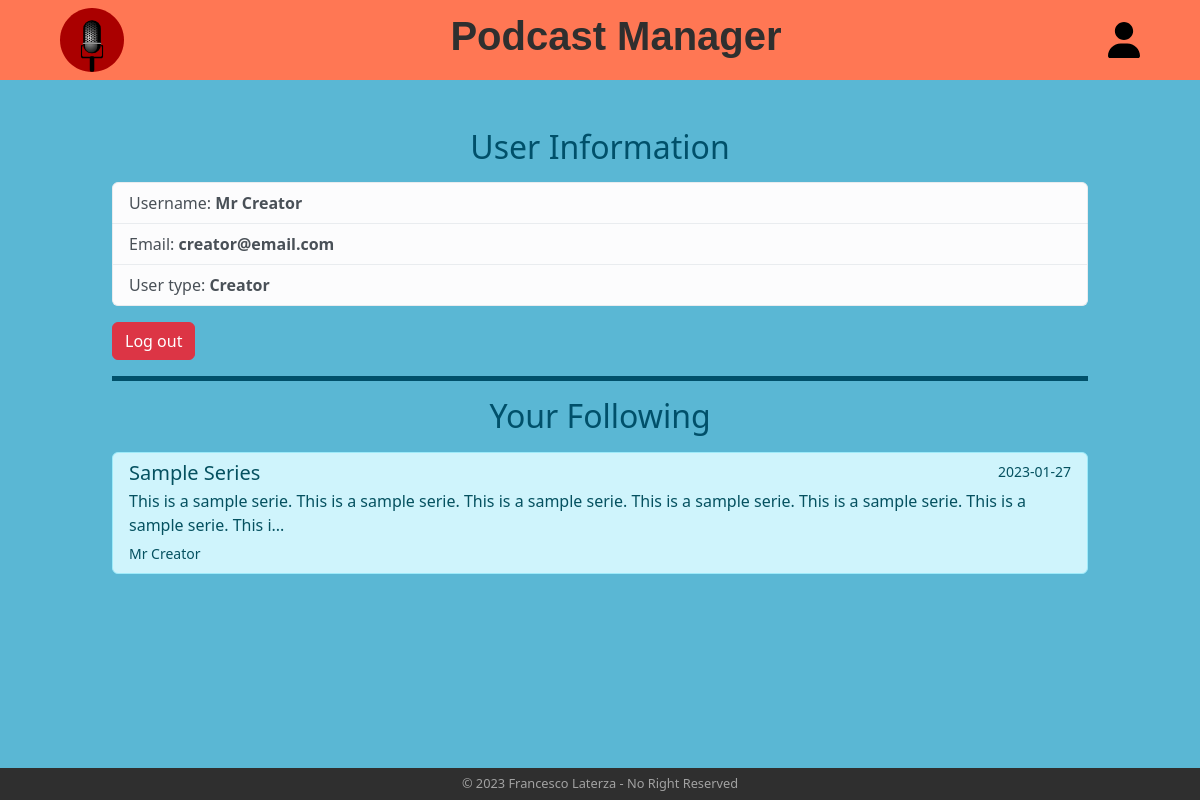
/profile (signed in), run on an earlier commit of the app's database.
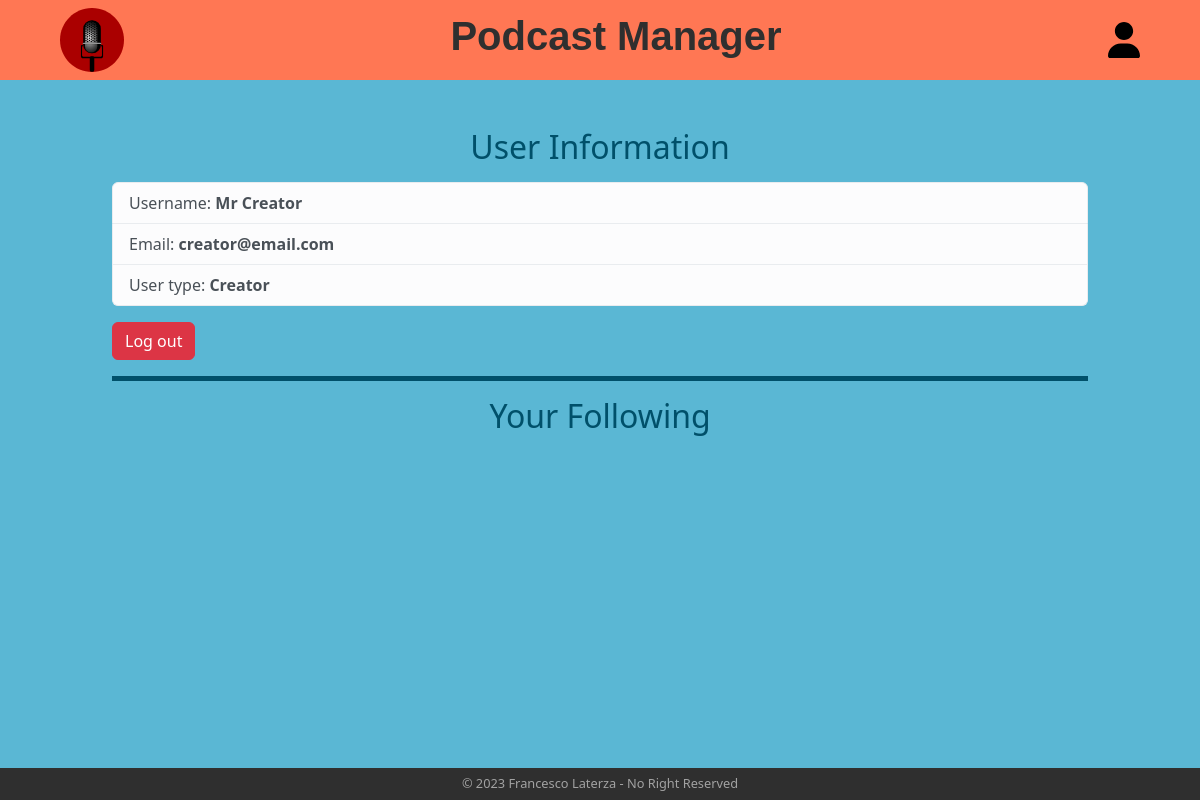
And on a later commit of the database.
### tables this page shows
CREATE TABLE "series" (
	"id"	INTEGER,
	"title"	TEXT NOT NULL,
	"category"	TEXT NOT NULL,
	"date"	TEXT NOT NULL,
	"text"	TEXT NOT NULL,
	"creator_id"	INTEGER NOT NULL,
	PRIMARY KEY("id" AUTOINCREMENT),
	FOREIGN KEY("creator_id") REFERENCES "users"("id") ON DELETE CASCADE
);

CREATE TABLE "users" (
	"id"	INTEGER,
	"username"	TEXT NOT NULL,
	"email"	TEXT NOT NULL UNIQUE,
	"password"	TEXT NOT NULL,
	"is_creator"	INTEGER NOT NULL,
	PRIMARY KEY("id" AUTOINCREMENT)
);

### app.py (the view)
@app.route("/profile")
@login_required
def profile():
    follows = follows_dao.get_follows(current_user.id)
    return render_template("profile.html", follows=follows, get_series_by_id=series_dao.get_series_by_id, get_creator=users_dao.get_user_username_by_id)

### app.py (called while the page is built)
@login_manager.user_loader
def load_user(id):
    user = users_dao.get_user_by_id(id)
    if user is not None:
        user_obj = User(user["id"], user["username"], user["email"], user["password"], user["is_creator"])
    else:
        user_obj = None
    return user_obj

### dao/follows_dao.py (called while the page is built)
def get_follows(user_id):
    conn = sqlite3.connect("db/series.db")
    conn.row_factory = sqlite3.Row
    cursor = conn.cursor()
    sql = "SELECT * FROM follows WHERE user_id = ?"
    cursor.execute(sql, (user_id, ))
    res = cursor.fetchall()
    cursor.close()
    conn.close()
    return res

### dao/series_dao.py (called while the page is built)
def get_series_by_id(id):
    conn = sqlite3.connect("db/series.db")
    conn.row_factory = sqlite3.Row
    cursor = conn.cursor()
    sql = "SELECT * FROM series WHERE id = ?"
    cursor.execute(sql, (id, ))
    res = cursor.fetchone()
    cursor.close()
    conn.close()
    return res

### dao/users_dao.py (called while the page is built)
def get_user_by_id(id):
    conn = sqlite3.connect("db/series.db")
    conn.row_factory = sqlite3.Row
    cursor = conn.cursor()
    sql = "SELECT * FROM users WHERE id = ?"
    cursor.execute(sql, (id, ))
    res = cursor.fetchone()
    cursor.close()
    conn.close()
    return res

### templates/profile.html (shortened to what this page needs)
{% extends "base.html" %}  {% block content%}
<main class="col-10 container height-main">
  <section class="mt-5 user-info">
    <h1 class="mb-3 follow-title text-center">User Information</h1>
    <ul class="list-group">
      <li class="list-group-item list-group-item-light">
        Username: <strong>{{ current_user.username | e }}</strong>
      </li>
      <li class="list-group-item list-group-item-light">
        Email: <strong>{{ current_user.email | e }}</strong>
      </li>
      <li class="list-group-item list-group-item-light">
        User type:
        <strong
          >{% if current_user.is_creator %}Creator{% else %}Listener{% endif
          %}</strong
        >
      </li>
    </ul>
    <a
      href="{{ url_for('logout') }}"
      class="btn btn-danger mt-3 mb-3 logout-btn"
      title="log out"
      >Log out</a
    >
  </section>
  <section>
    <h1 class="mt-3 mb-3 follow-title text-center">Your Following</h1>
    <div class="list-group">
      {% for follow in follows %}
      <a
        href="{{ url_for('series', series_id=follow.series_id) }}"
        class="list-group-item list-group-item-action list-group-item-info"
        title="series {{ get_series_by_id(follow.series_id).title }} page"
      >
        <div class="d-flex w-100 justify-content-between">
          <h5 class="mb-1">
            {{ get_series_by_id(follow.series_id).title | e }}
          </h5>
          <small>{{ get_series_by_id(follow.series_id).date | e }}</small>
        </div>
        <p class="mb-1">
          {{ get_series_by_id(follow.series_id).text[:150]+'...' | e }}
        </p>
        <small
          >{{ get_creator(get_series_by_id(follow.series_id).creator_id) | e
          }}</small
        >
      </a>
      {% endfor %}
    </div>
  </section>
</main>
{% endblock%}

What changed in the data, as far as the page shows it:
removed follows: {{ get_creator(get_series_by_id(follow.series_id).creator_id) | e }} "Mr Creator"
removed series: title "Sample Series", date "2023-01-27", text "This is a sample serie. This is a sample serie. This is a sample serie. This is a sample serie. This is a sample serie. This is a sample serie. This i..."
